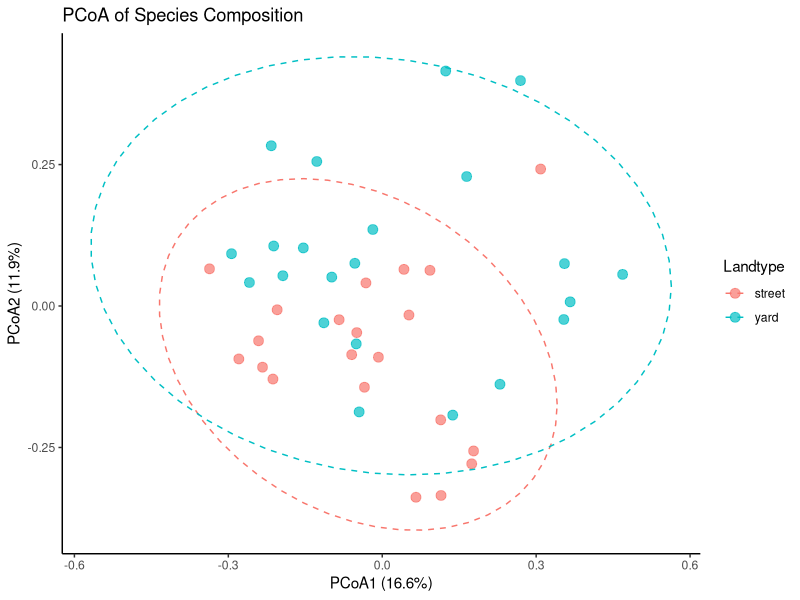

Recreate this plot in R.
library(tidyverse)
library(vegan) 
library(ape) 

data2024 <- read.csv("2-Cleaned_data/ndg_cleaneddata_2024.csv") #all obs from 2024
data2025 <- read.csv("2-Cleaned_data/ndg_cleaneddata_2025.csv") #all obs from 2025

#Creating a global dataset with the data from 2025&2024
alldata <- bind_rows(data2024, data2025)

#here we are formatting the data to fit the form of a matrix, where rows are sites  
#and includes landtype identity (yard or street) 
data_matrix <- alldata %>%
  filter(!grepl("Unknown", Bird.code)) %>% 
  select(Code, Landtype, Bird.code) %>%
  distinct() %>%
  mutate_at(vars(Code), as.factor) %>% 
  mutate(Present = 1) %>%
  pivot_wider(
    id_cols = c(Code, Landtype),
    names_from = Bird.code,
    values_from = Present,
    values_fill = 0) %>% 
  column_to_rownames(var = "Code")

#the following code creates a df with just species and pres/abs
#this will be used to calculate the distance matrix
dist_df <- data_matrix %>% 
  select(-(Landtype))


#calculating the distance matrix for the permanova 
dist_matrix <- vegdist(x = dist_df, method = "jaccard", binary = TRUE) #jaccard distance



pcoa <- cmdscale(dist_matrix, k= (nrow(data_matrix)-1), eig= TRUE)

pcoa_scores <- as.data.frame(pcoa$points)
colnames(pcoa_scores) <- c("PCoA1", "PCoA2")
pcoa_scores$Landtype <- data_matrix$Landtype           


# Calculate variance explained by each axis
eigenvalues <- pcoa$eig
var_explained <- eigenvalues / sum(eigenvalues) * 100


ggplot(pcoa_scores, aes(x = PCoA1, y = PCoA2, color = Landtype)) +
  geom_point(size = 3, alpha = 0.7) +
  stat_ellipse(level = 0.95, linetype = 2) +  # 95% confidence ellipses
  labs(x = paste0("PCoA1 (", round(var_explained[1], 1), "%)"),
       y = paste0("PCoA2 (", round(var_explained[2], 1), "%)"),
       title = "PCoA of Species Composition",
       color = "Landtype") +
  theme_classic() +
  theme(legend.position = "right")

